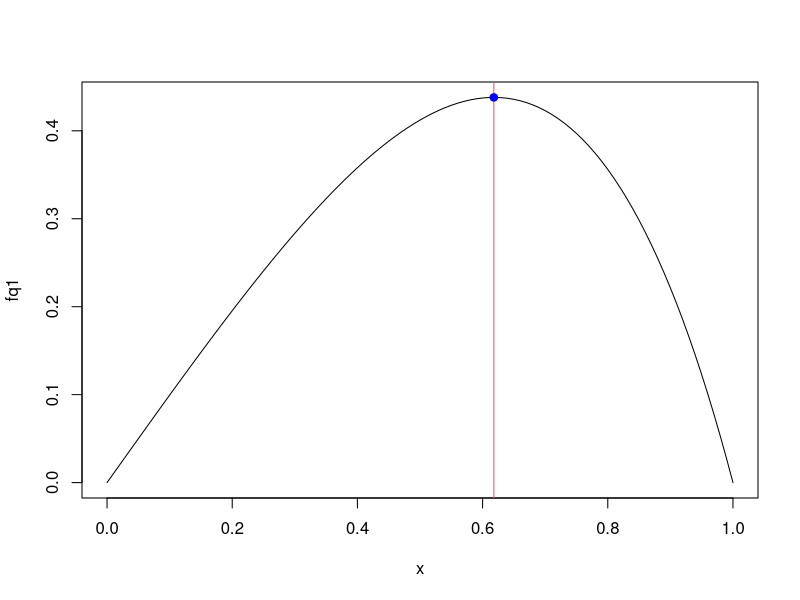
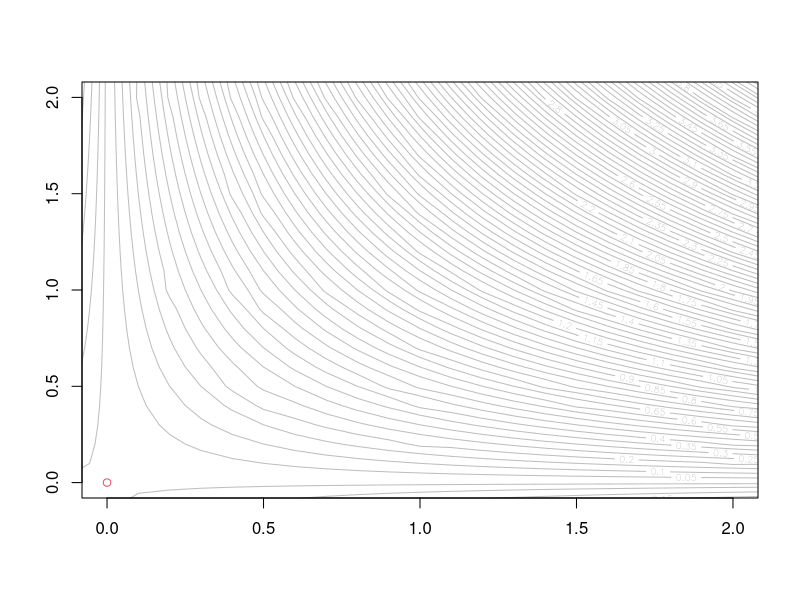
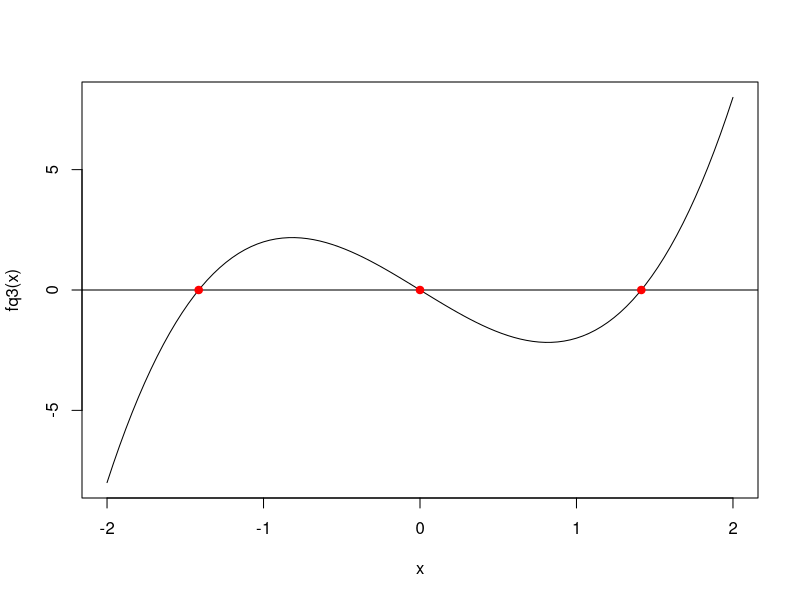
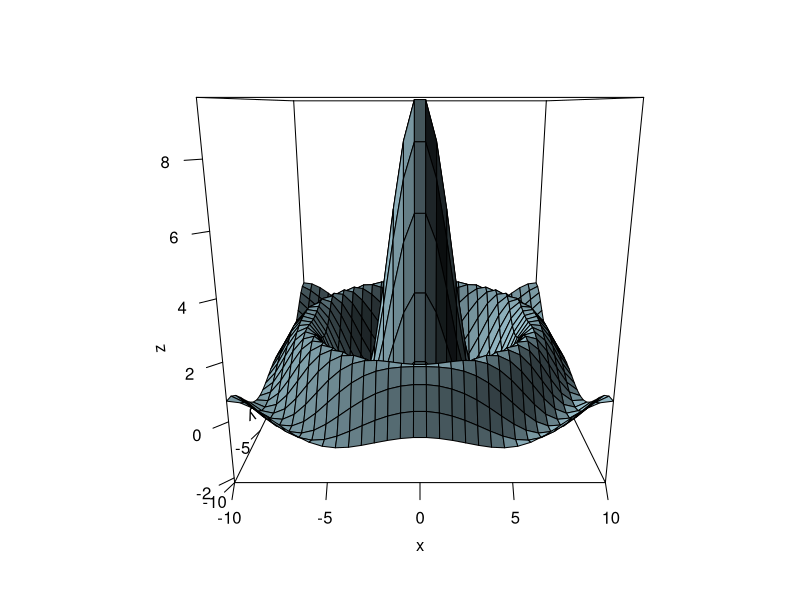

These charts were generated, in order, by the following R code: (Note: this script raises an error after producing the figures.)
## ---- chunk 1
knitr::opts_chunk$set(echo = TRUE)
## ---- chunk 2
# ---===---===---===---===---===---===
## Carregando todos os pacotes - NÃO coloque código para instalação de pacotes


## ---- chunk 3
fq1 <- function(x) {
  x*(1-x)*exp(x)
}
res1 <- optim(par = 2, fq1, control = list(fnscale = -1))
res1
## ---- chunk 4
plot(fq1)
abline(v=res1$par, col = 2)
points(res1$par, res1$value, col = "blue", pch = 19)
## ---- chunk 5
fq2 <- function(x) {
  x1 = x[1]
  x2 = x[2]
  x1^2 + 3*x2^2
}

res2 <- optim(c(0,1), fq2)
res2
## ---- chunk 6
x1 = x2 = seq(-2.5, 2.5, by=0.1)
y = outer(x1,x2)
contour(x1, x2, y, col="gray", nlevels = 200, xlim=c(0, 2), ylim=c(0, 2))
points(res2$par[1], res2$par[2], col=2)
## ---- chunk 7
fq3 <- function(x){
  2*(x^3)-4*x
}

root1 <- uniroot(fq3, c(-2,-1))$root
root2 <- uniroot(fq3, c(-1,1))$root
root3 <- uniroot(fq3, c(1,2))$root

c(root1, root2, root3)
## ---- chunk 8
curve(fq3, from=-2, to=2)
abline(h=0)
points(c(root1, root2, root3), rep(0,3), col="red", pch=19)
## ---- chunk 9
f <- function(x,y) {
  10 * sin(sqrt(x^2 + y^2)) / sqrt(x^2 + y^2)
}

x <- seq(-10, 10, length= 30)
y <- x
z <- outer(x, y, f)
persp(x, y, z, col = "lightblue", shade = 0.5,
      ticktype = "detailed", xlab = "x", ylab = "y", zlab = "z")

fq4 <- function(x) {
  10 * sin(sqrt(x[1]^2 + x[2]^2)) / sqrt(x[1]^2 + x[2]^2)
}
# ponto máximo
res41 <- optim(c(0,1), fq4)
res4$par
# ponto minimo
res42 <- optim(c(0,1), fq4, control = list(fnscale = -1))
res42$par


points(res41$par[1], res41$par[2], col="red", pch=19)
points(res42$par[1], res42$par[2], col="blue", pch=19)
## ---- chunk 10
q5 <- c(9.5, 10.8, 9.3, 10.7, 10.9, 10.5, 10.7, 9.0, 11.0, 8.4, 10.9, 9.8, 11.4, 10.6, 9.2, 9.7, 8.3, 10.8, 9.8, 9.0)

res51 <- t.test(q5, conf.level = 0.85)
res51
res52 <- t.test(x, mu = 9.5, conf.level = 0.90)
res52
## ---- chunk 11
M1 <- c(145, 127, 136, 142, 141, 137)
M2 <- c(143, 128, 132, 138, 142, 132)

res61 <- var.test(M1,M2)
res61
res62 <- t.test(M1, M2, conf.level = 0.95, var.equal = TRUE)
res62
## ---- chunk 12
A <- c(53, 170, 5, 113, 474, 67, 108, 97, 196, 163, 19, 44, 6, 167, 141,
       12, 11, 66, 357, 48, 88, 23, 14, 64, 37, 217, 272, 28, 21,
       76, 14, 68, 58, 351, 47, 8, 285, 98, 22,142 ,77 ,187 ,25 ,48,
       6 ,178 ,52 ,155 ,151 ,13)

B <- c(21.44, 37.55, 24.93, 31.06, 21.97, 20.57, 11.98, 33.93, 30.03, 21.03,
       32.37,27.87,35.67, 30.01, 27.25, 34.01, 18.32, 24.78, 35.51, 21.13, 21.38,
       48.58,11.35, 31.33,29.57, 20.05, 23.09, 25.28, 25.78, 49.42, 18.24, 20.81,
       44.87, 33.76, 27.55, 15.60,43.96, 28.57, 23.82, 24.29, 43.15, 35.10, 38.47,
       14.63, 15.77, 24.79, 37.77, 37.42,22.61, 56.14, 38.62, 25.80, 30.06, 27.32,
       25.64, 43.33, 29.56, 29.83, 10.18, 16.06,35.57, 27.98, 38.73, 28.60, 51.41,
       29.00, 17.85, 22.01, 20.69, 40.30, 37.06, 24.43,29.35, 20.07, 34.06, 38.65,
       39.41, 47.64, 42.12, 22.47, 42.51, 11.43, 33.28, 44.79,10.84, 43.06, 36.71,
       20.72,25.51, 20.11, 20.16, 36.74, 44.82, 33.21, 14.87, 27.68,30.30, 24.93,
       23.65, 26.21 )
## ---- chunk 13
hist(A, freq = FALSE, main = "Histograma - Conjunto A")
mu <- mean(A)
sigma <- sd(A)
x <- seq(min(A), max(A), length = 100)
y <- dnorm(x, mean = mu, sd = sigma)
lines(x, y, col = "red", lwd = 2)
qqnorm(A)
qqline(A, col = "blue")

## ---- chunk 14
hist(B, freq = FALSE, main = "Histograma - Conjunto A")
mu <- mean(B)
sigma <- sd(B)
x <- seq(min(B), max(B), length = 100)
y <- dnorm(x, mean = mu, sd = sigma)
lines(x, y, col = "red", lwd = 2)
qqnorm(B)
qqline(B, col = "blue")

## ---- chunk 15
# Tabela de contingência
olhos_pelo <- matrix(c(244, 82, 80, 12), nrow = 2, byrow = TRUE)
colnames(olhos_pelo) <- c("Normais", "Reduzidos")
rownames(olhos_pelo) <- c("Normais", "Reduzidos")
olhos_pelo <- as.table(olhos_pelo)
olhos_pelo
## ---- chunk 16
# Teste qui-quadrado de independência
res8 <- chisq.test(olhos_pelo)
# Valor-p do teste
p_value <- res8$p.value

# Comparar o valor-p com o nível de significância
if (p_value < 0.05) {
  conclusao = "Há evidências de associação entre o tipo de olho e o tipo de pelo."
} else {
  conclusao = "Não há evidências de associação entre o tipo de olho e o tipo de pelo."
}

# Imprimir o resultado
cat("Resultado do teste qui-quadrado:\n")
print(res8)
cat("\nConclusão:", conclusao)

## ---- chunk 17
# Frequências observadas
observadas <- c(315, 108, 101, 32)
nomes_fenotipos <- c("Amarelas lisas", "Verdes lisas", "Amarelas rugosas", "Verdes rugosas")
tabela <- matrix(observadas, nrow = 1, byrow = TRUE)
colnames(tabela) <- nomes_fenotipos
tabela <- as.table(tabela)
tabela
## ---- chunk 18
# Proporções esperadas
esperadas <- c(9/16, 3/16, 3/16, 1/16) * sum(observadas)
esperadas
## ---- chunk 19
# Teste qui-quadrado de adequação
res9 <- chisq.test(tabela, p = c(9/16, 3/16, 3/16, 1/16))
## ---- chunk 20
# Valor-p do teste
p_value <- res9$p.value

# Comparar o valor-p com o nível de significância
if (p_value < 0.05) {
  conclusao <- "A Teoria Mendeliana não é adequada para descrever as frequências dos fenótipos."
} else {
  conclusao <- "A Teoria Mendeliana é adequada para descrever as frequências dos fenótipos."
}

# Imprimir o resultado
cat("Resultado do teste qui-quadrado de adequação:\n")
print(res9)
cat("\nConclusão:", conclusao)

